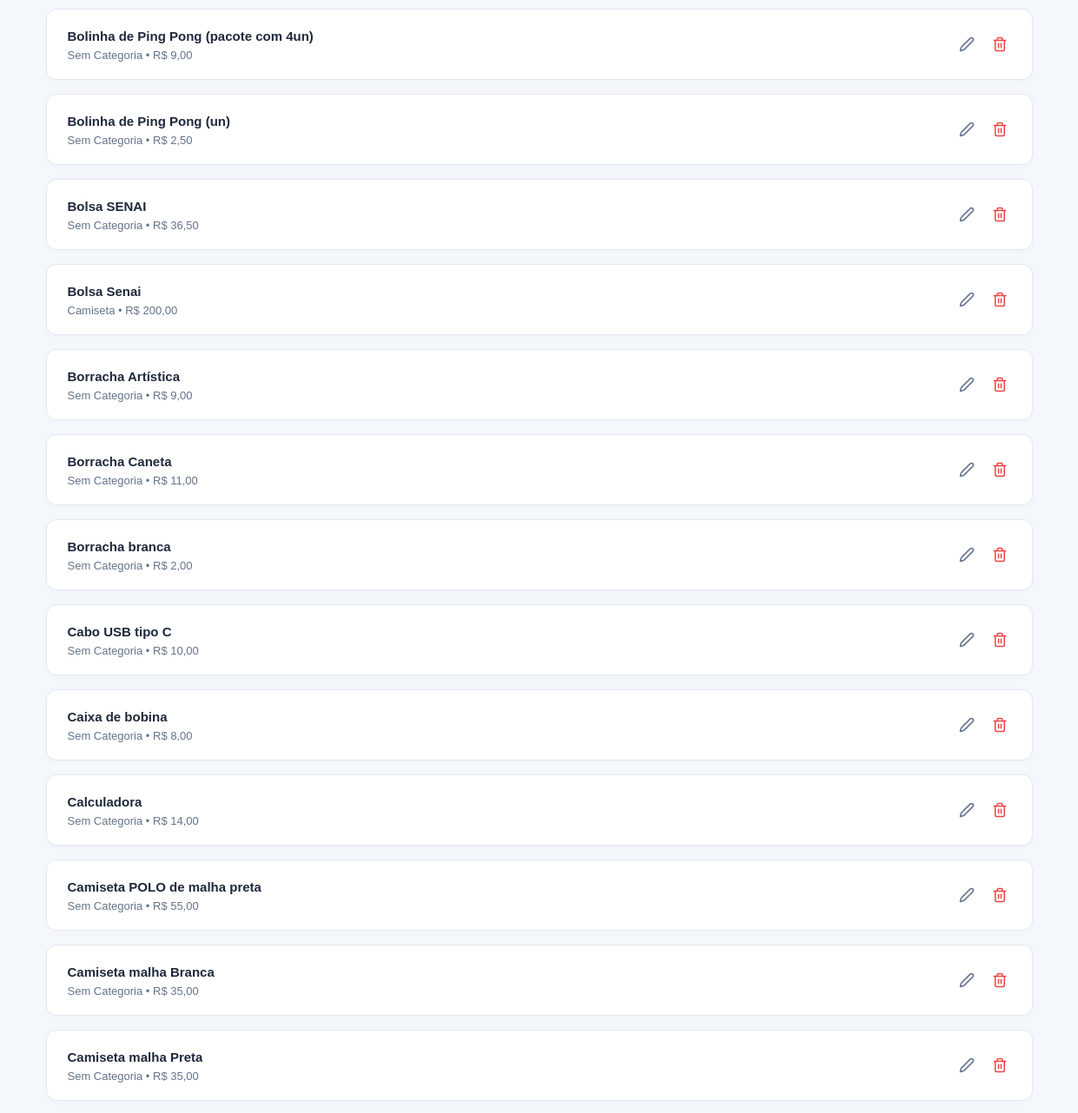
/produtos/ (signed in, middle part), run on an earlier commit of the app's database.
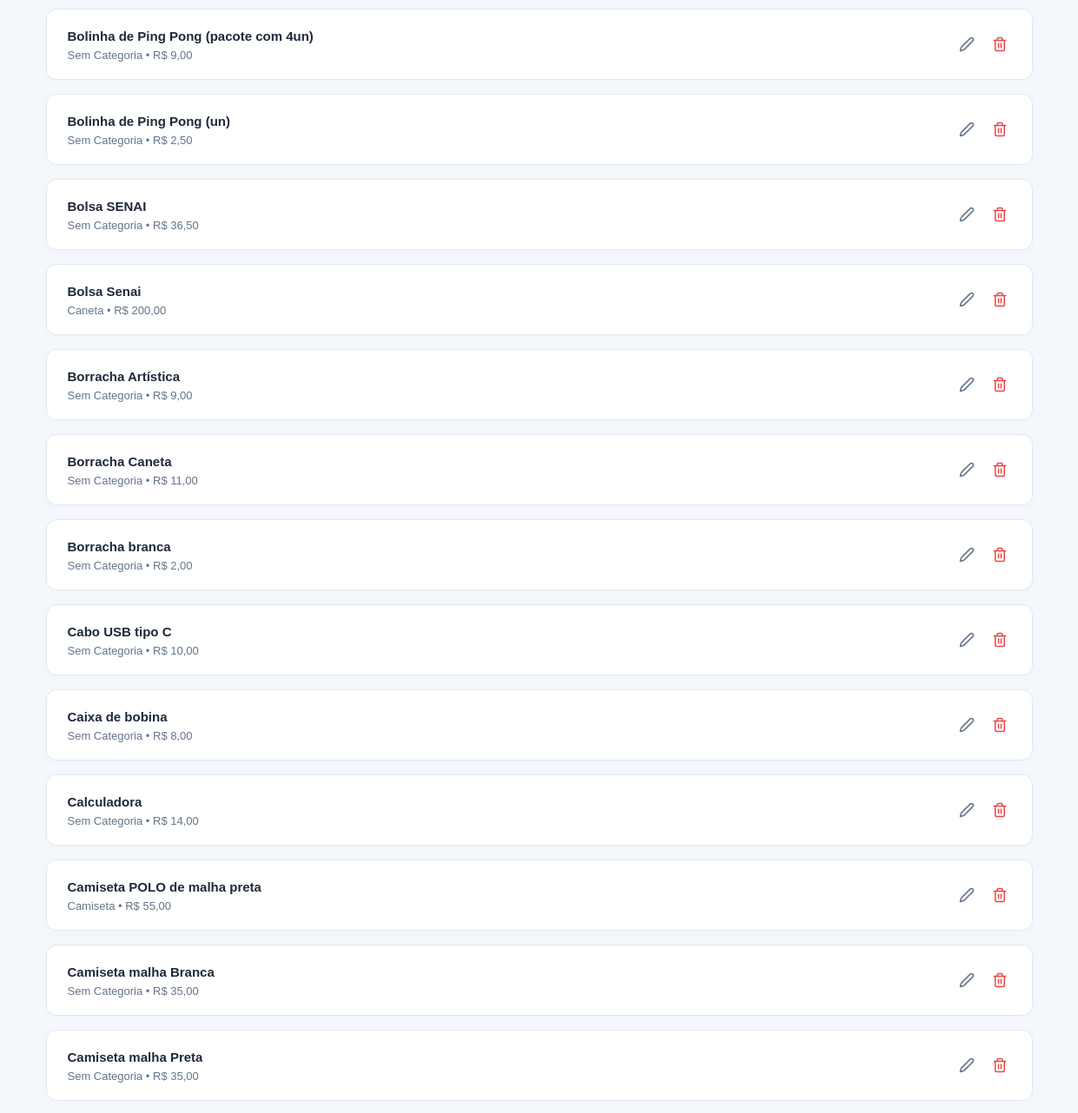
And on a later commit of the database.
### app/models/produto.py (models this page shows, shortened)
class Produto(Base):
    __tablename__ = "produtos"
    id = Column(Integer, primary_key=True, autoincrement=True, index=True)
    nome  = Column(String(150), nullable=False, index=True)
    preco = Column(Float, nullable=False, default=0.1)
    estoque_atual = Column(Integer, nullable=False, default=0)
    ativo = Column(Boolean, default=True)
    imagem_path = Column(String(255), nullable=True)
    categoria_id = Column(Integer, ForeignKey("categorias.id", onupdate="SET NULL"), nullable=True)
    categoria = relationship("Categoria", back_populates="produtos")

### app/models/categoria.py (models this page shows)
class Categoria(Base):
    __tablename__ = "categorias"
    id = Column(Integer, primary_key=True, autoincrement=True, index=True)
    nome  = Column(String(100), nullable=False, unique=True)
    ativo = Column(Boolean, default=True)
    produtos = relationship("Produto", back_populates="categoria", lazy="select")

### app/controllers/produto_controller.py (the view)
@router.get("/")
def listar_produtos(
    request: Request,
    busca: str = "",
    categoria_id: int = 0,       # 0 = todas as categorias
    db: Session = Depends(get_db),
    admin = Depends(get_admin)
):
    query = db.query(Produto).filter(Produto.ativo == True)
    if busca:
        query = query.filter(Produto.nome.ilike(f"%{busca}%"))
    if categoria_id:
        query = query.filter(Produto.categoria_id == categoria_id)
    produtos    = query.order_by(Produto.nome).all()
    categorias  = db.query(Categoria).filter(Categoria.ativo == True).all()
    return templates.TemplateResponse(
        request,
        "produtos/index.html",
        {
            "request":      request,
            "usuario":      admin,
            "produtos":     produtos,
            "categorias":   categorias,
            "busca":        busca,
            "categoria_id": categoria_id,
        }
    )

### app/templates/produtos/index.html (shortened to what this page needs)
{% extends "base.html" %}
{% block styles %}
<link rel="stylesheet" href="/static/css/produtos.css">
{% endblock %}
{% block content %}
<div class="page-wrapper">
    <div class="products-list">
        {% for p in produtos %}
        <div class="product-row">
            <div class="product-info">
                <span class="product-name">{{ p.nome }}</span>
                <span class="product-details">
                    {{ p.categoria.nome if p.categoria else "Sem Categoria" }} • R$ {{
                    "%.2f"|format(p.preco)|replace('.', ',') }}
                </span>
            </div>
            <div class="product-actions">
                {% if usuario.role == 'admin' %}
                <a href="/produtos/{{ p.id }}/editar" class="action-icon">
                    <i data-lucide="edit-2" style="width: 18px; height: 18px;"></i>
                </a>
                <form action="/produtos/{{ p.id }}/desativar" method="post" style="margin: 0;"
                    onsubmit="return confirm('Tem certeza que deseja desativar {{ p.nome }}?');">
                    <button type="submit" class="action-btn action-delete">
                        <i data-lucide="trash-2" style="width: 18px; height: 18px;"></i>
                    </button>
                </form>
                {% endif %}
            </div>
        </div>
        {% endfor %}
    </div>
</div>
{% endblock %}

### app/templates/base.html (shortened to what this page needs)
<!DOCTYPE html>
<html lang="pt-br">
<head>
    <link
        rel="stylesheet"
        href="/static/css/dashboard.css"
    >
    <link
        rel="stylesheet"
        href="/static/css/style.css"
    >
    {% block styles %}{% endblock %}
</head>
<body>
    <main class="page-container">
        {% block content %}
        {% endblock %}
    </main>
</body>
</html>

### app/static/css/dashboard.css (style rules this page uses)
:root { --primary-color: #0c2340; --accent-color: #0e3eb3; --accent-hover: #0a2d83; --orange-color: #ff7a28; --orange-hover: #f25a00; --orange-disabled: #fbc6a4; --bg-main: #f8fafc; --bg-card: #ffffff; --border-color: #e2e8f0; --text-primary: #1e293b; --text-muted: #64748b; }
* { margin: 0; padding: 0; box-sizing: border-box; font-family: 'Inter', sans-serif; }
body { background-color: var(--bg-main); color: var(--text-primary); height: 100vh; display: flex; flex-direction: column; overflow: hidden; }
.page-container { flex: 1; overflow-y: auto; min-height: 0; }
.product-info { display: flex; flex-direction: column; gap: 4px; }
.product-name { font-size: 13px; font-weight: 600; color: var(--text-primary); line-height: 1.4; display: -webkit-box; -webkit-box-orient: vertical; -webkit-line-clamp: 2; line-clamp: 2; overflow: hidden; }

### app/static/css/style.css (style rules this page uses)
* { margin:0; padding:0; box-sizing:border-box; font-family:Arial, Helvetica, sans-serif; }
body { background:#f4f7fc; }
main { padding:0; }

### app/static/css/produtos.css (style rules this page uses)
.page-wrapper { padding: 32px; max-width: 1200px; margin: 0 auto; }
.products-list { display: flex; flex-direction: column; gap: 16px; }
.product-row { background: var(--bg-card); border: 1px solid var(--border-color); border-radius: 12px; padding: 20px 24px; display: flex; justify-content: space-between; align-items: center; box-shadow: 0 2px 10px rgba(0,0,0,0.02); transition: transform 0.2s; }
.product-info { display: flex; flex-direction: column; gap: 4px; }
.product-name { font-size: 15px; font-weight: 600; color: var(--text-primary); }
.product-details { font-size: 13px; color: var(--text-muted); }
.product-actions { display: flex; align-items: center; gap: 16px; }
.action-icon { color: var(--text-muted); transition: color 0.2s; text-decoration: none; display: flex; align-items: center; justify-content: center; }
.action-btn { background: none; border: none; cursor: pointer; padding: 4px; display: flex; align-items: center; justify-content: center; }
.action-delete { color: #ef4444; }

What changed in the data, as far as the page shows it:
changed through a linked row, Produto "Bolsa Senai": categoria "Camiseta" → "Caneta"
changed Produto "Camiseta POLO de malha preta": categoria "Sem Categoria" → "Camiseta"
